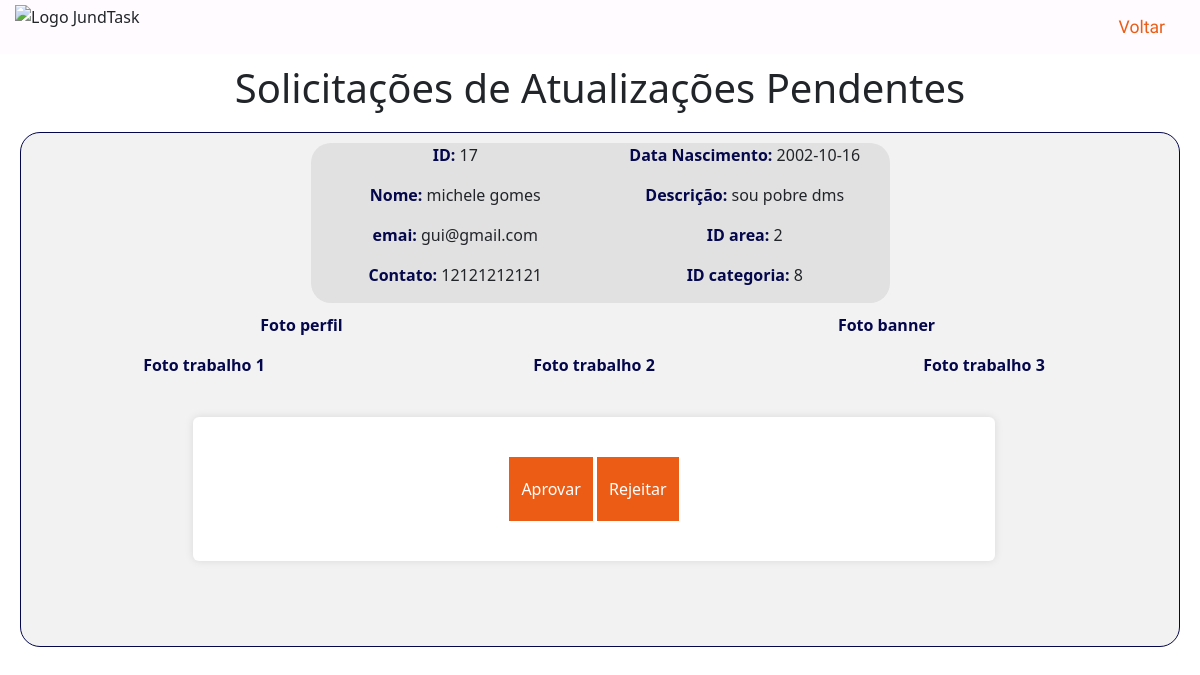
The page /html/admin/Solicitacoes.php on the database its author committed.
### tables this page shows
CREATE TABLE `atualizacoes_pendentes` (
  `id_atualizacoes_pendentes` int(11) NOT NULL,
  `id_trabalhador` int(11) DEFAULT NULL,
  `nome` varchar(255) DEFAULT NULL,
  `email` varchar(255) DEFAULT NULL,
  `senha` varchar(255) DEFAULT NULL,
  `contato` varchar(50) DEFAULT NULL,
  `data_nasc` date DEFAULT NULL,
  `descricao` text DEFAULT NULL,
  `id_area` int(11) DEFAULT NULL,
  `id_categoria` int(11) DEFAULT NULL,
  `foto_perfil` text DEFAULT NULL,
  `foto_trabalho1` text DEFAULT NULL,
  `foto_trabalho2` text DEFAULT NULL,
  `foto_trabalho3` text DEFAULT NULL,
  `foto_banner` text DEFAULT NULL,
  `aprovado` tinyint(1) DEFAULT 0
);

### html/admin/Solicitacoes.php (the view, shortened to what this page needs)
<?php
include_once('../../backend/Conexao.php');
$sql = "SELECT * FROM atualizacoes_pendentes WHERE aprovado = 0";
$result = $conn->query($sql);
?>
<!DOCTYPE html>
<html lang="pt-BR">
<head>
    <link rel="stylesheet" href="../../css/styleSolicitacoes.css">
    <link rel="stylesheet" href="../../bootstrap-5.3.3-dist/css/bootstrap.min.css">
</head>
<body>
<header>
    <nav class="BarraNav">
        <img src="../../img/LogoJundtaskCompleta.png" alt="Logo JundTask">
        <div class="perfil">
            <a href="./homeAdm.php">
                Voltar
            </a>
        </div>
    </nav>
</header>
<body>
<h1>Solicitações de Atualizações Pendentes</h1>
<?php if ($result->num_rows > 0): ?>
        <?php while ($row = $result->fetch_assoc()): ?>
            <div class="BlocoAtualizacao "style="margin:10px 20px 10px 20px;">
                <div class="row txtAtualizacao" style="margin:10px auto 10px auto;">
                    <div class="col ">
                    <p><span>ID:</span> <?= $row['id_trabalhador'] ?></p>
                    <p><span>Nome:</span> <?= $row['nome'] ?></p>
                    <p><span>emai:</span> <?= $row['email'] ?></p>
                    <p><span>Contato:</span> <?= $row['contato'] ?></p>
                    </div>
                    <div class="col">
                        <p><span>Data Nascimento:</span> <?= $row['data_nasc'] ?></p>
                        <p><span>Descrição:</span> <?= $row['descricao'] ?></p>
                        <p><span>ID area:</span> <?= $row['id_area'] ?></p>
                        <p><span>ID categoria:</span> <?= $row['id_categoria'] ?></p>
                    </div>
                </div>
                <div class="row me-0 txtIMG">
                    <div class="col d-flex justify-content-center ">
                        <div class="teste">
                            <p>Foto perfil</p>
                        </div>
                    </div>
                    <div class="col d-flex justify-content-center">
                        <div class="teste">
                            <p>Foto banner</p>
                        </div>
                    </div>
                </div>
                <div class="row testeBloco me-0 txtIMG">
                    <div class="col d-flex justify-content-center">
                        <div class="teste">
                            <p>Foto trabalho 1</p>
                        </div>
                    </div>
                    <div class="col">
                        <div class="teste">
                            <p>Foto trabalho 2</p>
                        </div>
                    </div>
                    <div class="col">
                        <div class="teste">
                            <p>Foto trabalho 3</p>
                        </div>
                    </div>
                </div>
                <div class="row me-0 mt-4">
                    <div class="col ">
                        <form action="../../backend/aprovar_rejeitar.php" method="POST">
                            <button type="submit" name="acao" value="aprovar">Aprovar</button>
                            <button type="submit" name="acao" value="rejeitar">Rejeitar</button>
                        </form>
                    </div>
                </div>
            </div>
        <?php endwhile; ?>
<?php else: ?>
    <div class="txtNaoEncontrado">
        <p>Não há atualizações pendentes.</p>
    </div>
<?php endif; ?>
</body>
</html>

### css/styleSolicitacoes.css (style rules this page uses)
* * { margin: 0; margin: 0; box-sizing: 0; }
:root { --corPrimaria-1: #EBB548; --corPrimaria-2: #EC5C14; --corPrimaria-3: #235789; --corPrimaria-4: #565254; --corPrimaria-5: #FFFBFE; --fonte-primaria: 'Belleza', 'calibri'; }
.BarraNav { background-color: #FFFBFE; padding:15px 35px 15px 15px; display: flex; justify-content: space-between ; }
.BarraNav img { width: 210px; margin-top: -10px; }
.BarraNav a { text-decoration: none ; color: #EC5C14; font: 400 1.1rem "M PLUS 1p", sans-serif ; }
body { font-family: Arial, sans-serif; background-color: #f4f4f9; color: #04074B; margin: 20px; text-align: center; }
h1, h2 { color: #04074B; font-size: 1.5rem; padding: 10px 20px; text-align: center; }
form { background-color: #ffffff; padding: 40px; border-radius: 6px; box-shadow: 0 0 8px rgba(0, 0, 0, 0.1); margin-bottom: 85px; display: block; width: 70%; max-width: 900px; margin-left: auto; margin-right: auto; text-align: center; }
button { background-color: #ED5C15; color: #ffffff; border: none; padding: 20px 12px; border-radius: 4px; cursor: pointer; font-size: 0.875rem; display: inline-block; margin-left: 15px; }
.BlocoAtualizacao { background-color: #f2f2f2; border: 1px solid #04074B; border-radius: 20px; margin-top: 15px; }
.txtAtualizacao { text-align: center; width: 50%; background-color: #e1e1e1; border-radius: 20px; }
span { color: #04074B; font-weight: bolder; }
.txtIMG p { text-align: center; color: #04074B; font-weight: bolder; }

### rows shown on the page
atualizacoes_pendentes: id_trabalhador "17", nome "michele gomes", email "gui@gmail.com", contato "12121212121", data_nasc "2002-10-16", descricao "sou pobre dms", id_area "2", id_categoria "8"
